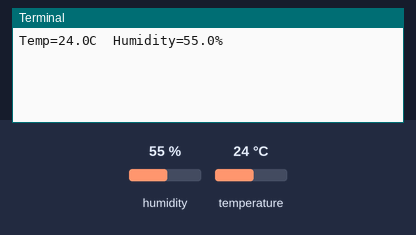
The program below on a simulated Raspberry Pi (BCM pin numbers). Parts: the last lines printed to the terminal. Inputs (shaded band) come from the test bench; at power-on: humidity 55 %, temperature 24 °C.

Above: at 1.2 s.
1.3 s: humidity set to 22 %
At 4.4 s:
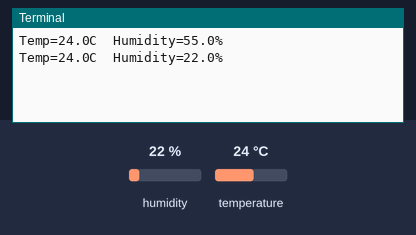
5.9 s: temperature set to 12 °C
At 8.0 s:
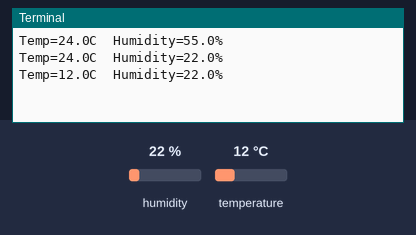
10.5 s: humidity set to 40 %
At 11.6 s:
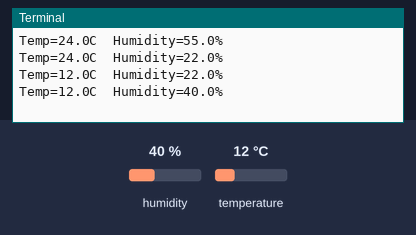
Timing chart, 0 to 13.5 s (numbered marks = the images above; inputs shaded):
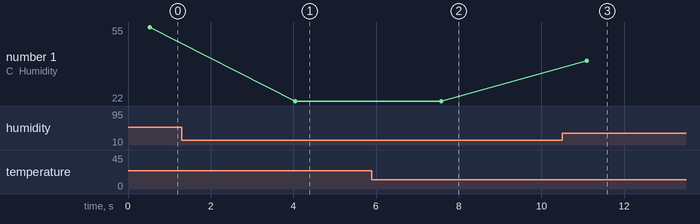

Measured:
- after the input at 1.3 s, the terminal: prints a new line after 2.8 s (image 1)
- after the input at 5.9 s, the terminal: prints a new line after 1.7 s (image 2)
- after the input at 10.5 s, the terminal: prints a new line after 0.60 s (image 3)
- plotted number 1: 55 → 22 after the input at 1.3 s, 22 → 40 after the input at 10.5 s

The program:

continuous_temp_readout.py
```python
from time import sleep
import Adafruit_DHT

# Using DHT11 at GPIO pin #4
sensor = 11
pin = 4
wait_time = 3

while True:
    # Getting humidity percentage and temperature in Celcius
    humidity, temperature = Adafruit_DHT.read_retry(sensor, pin)


    if humidity is not None and temperature is not None:
        print('Temp={0:0.1f}C  Humidity={1:0.1f}%'.format(temperature, humidity))
    else:
        print('Failed to get reading. Try again!')

    # Wait a few seconds
    sleep(wait_time)
```
